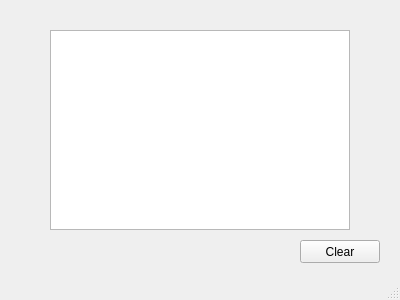
<?xml version="1.0" encoding="UTF-8"?>
<ui version="4.0">
 <class>MainWindow</class>
 <widget class="QMainWindow" name="MainWindow">
  <property name="geometry">
   <rect>
    <x>0</x>
    <y>0</y>
    <width>400</width>
    <height>300</height>
   </rect>
  </property>
  <property name="windowTitle">
   <string>Display File</string>
  </property>
  <widget class="QWidget" name="centralwidget">
   <widget class="graphicsview" name="graphicsView">
    <property name="enabled">
     <bool>true</bool>
    </property>
    <property name="geometry">
     <rect>
      <x>50</x>
      <y>30</y>
      <width>300</width>
      <height>200</height>
     </rect>
    </property>
   </widget>
   <widget class="QPushButton" name="pushButton">
    <property name="geometry">
     <rect>
      <x>300</x>
      <y>240</y>
      <width>80</width>
      <height>23</height>
     </rect>
    </property>
    <property name="text">
     <string>Clear</string>
    </property>
   </widget>
  </widget>
  <widget class="QMenuBar" name="menubar">
   <property name="enabled">
    <bool>true</bool>
   </property>
   <property name="geometry">
    <rect>
     <x>0</x>
     <y>0</y>
     <width>400</width>
     <height>20</height>
    </rect>
   </property>
  </widget>
  <widget class="QStatusBar" name="statusbar">
   <property name="enabled">
    <bool>true</bool>
   </property>
  </widget>
 </widget>
 <customwidgets>
  <customwidget>
   <class>graphicsview</class>
   <extends>QGraphicsView</extends>
   <header location="global">graphicsview.h</header>
   <slots>
    <slot>clearPoints()</slot>
   </slots>
  </customwidget>
 </customwidgets>
 <resources/>
 <connections>
  <connection>
   <sender>pushButton</sender>
   <signal>clicked()</signal>
   <receiver>graphicsView</receiver>
   <slot>clearPoints()</slot>
   <hints>
    <hint type="sourcelabel">
     <x>327</x>
     <y>273</y>
    </hint>
    <hint type="destinationlabel">
     <x>268</x>
     <y>219</y>
    </hint>
   </hints>
  </connection>
 </connections>
</ui>
